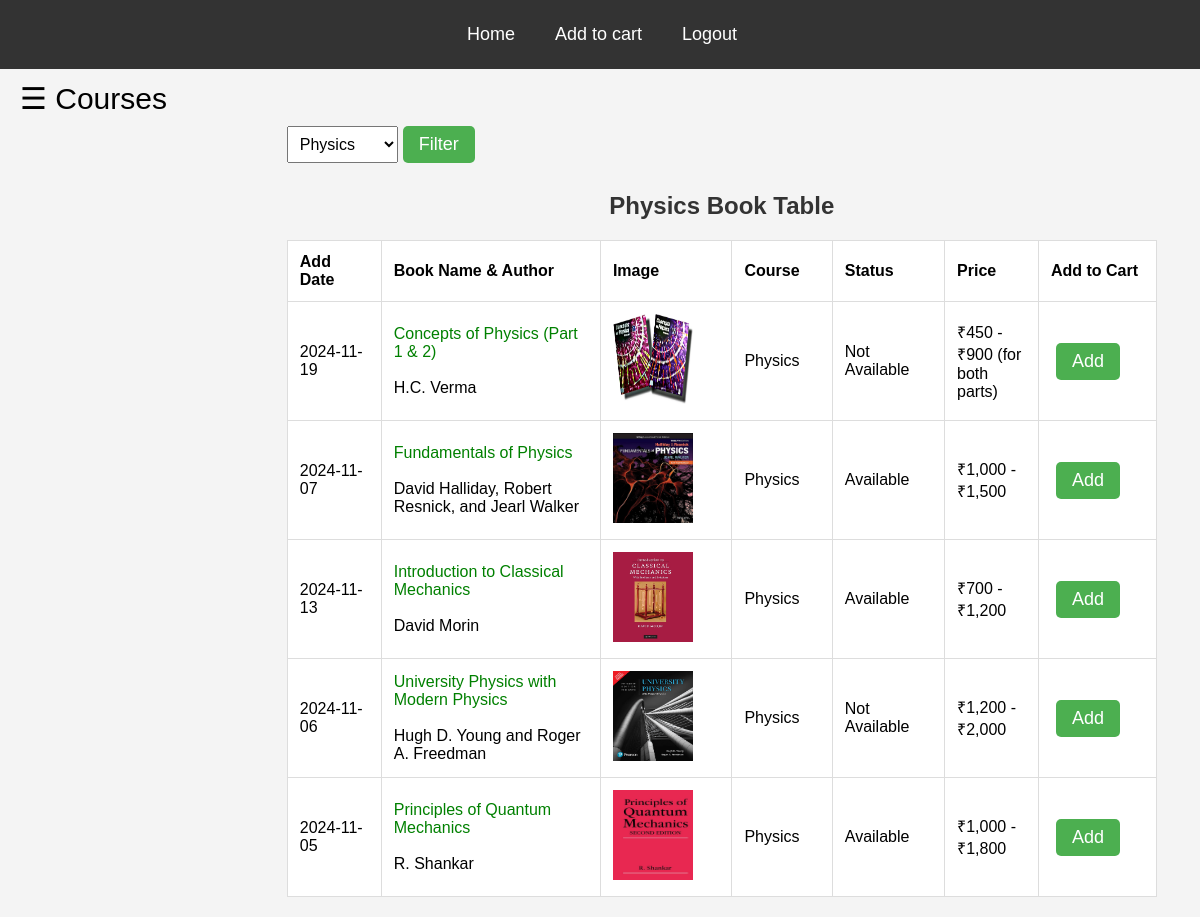
The app's page /book_store/index.php?course=Physics (signed in) with its own data.
### tables this page shows
CREATE TABLE `book_table` (
  `id` int(11) NOT NULL,
  `bookname` varchar(255) NOT NULL,
  `image` varchar(255) NOT NULL,
  `author` varchar(255) NOT NULL,
  `course` varchar(255) NOT NULL,
  `price` varchar(255) NOT NULL,
  `status` enum('Available','Not Available') NOT NULL,
  `date` date NOT NULL
);

### book_store/index.php (the view, shortened to what this page needs)
<?php
include 'conn.php';
$course = isset($_GET['course']) ? $_GET['course'] : 'MCA';
$sql = "SELECT * FROM book_table WHERE course = '$course'";
$result = $conn->query($sql);
?>
<!DOCTYPE html>
<html lang="en">
<head>
  <link rel="stylesheet" href="style1.css" />
</head>
<body>
  <div class="navbar">
    <a href="index.php">Home</a>
    <a href="addtocart.php">Add to cart</a>
    <a href="logout.php">Logout</a>
  </div>
  <div class="container">
    <div class="row">
      <div class="col-25">
        <h4>Courses</h4>
        <span style="font-size:30px;cursor:pointer" onclick="openNav()">&#9776; Courses</span>
      </div>
      <div class="col-75">
        <table>
          <form action="" method="get">
            <select name="course">
              <option value="Physics" <?php if ($course == 'Physics') echo 'selected'; ?>>Physics</option>
            </select>
            <button type="submit">Filter</button>
          </form>
          <h2><?php echo $course; ?> Book Table</h2>
          <tr>
            <th style="width: 50px;">Add Date</th>
            <th style="width: 150px;">Book Name & Author</th>
            <th style="width: 10px;">Image</th>
            <th style="width: 20px;">Course</th>
            <th style="width: 20px;">Status</th>
            <th style="width: 50px;">Price</th>
            <th style="width: 50px;">Add to Cart</th>
          </tr>
          <?php
          if ($result->num_rows > 0) {
            while ($row = $result->fetch_assoc()) {
              echo "<tr>";
              echo "<td>" . $row['date'] . "</td>";
              echo "<td>". "<span style=' color:green; ' > " . $row['bookname'] . "</span>". "<br> <br>" . $row['author'] . "</td>";
              echo "<td><img src='image/" . $row['image'] . "' alt='" . $row['bookname'] . "' width='80' height='90'></td>";
              echo "<td>" . $row['course'] . "</td>";
              echo "<td>" . $row['status'] . "</td>";
              echo "<td>" . $row['price'] . "</td>";
              echo "<td><form action='add_cart.php' method='post'>
                      <input type='hidden' name='book_id' value='" . $row['id'] . "'>
                      <button type='submit' name='add_to_cart'>Add</button>
                    </form></td>";
              echo "</tr>";
            }
          } else {
            echo "<tr><td colspan='7'>No books found for this course</td></tr>";
          }
          ?>
        </table>
      </div>
    </div>
  </div>
</body>
</html>

### book_store/style1.css (style rules this page uses)
body { font-family: "Lato", sans-serif; }
.navbar { overflow: hidden; background-color: #333; position: fixed; top: 0; width: 100%; margin-left: -8px; padding-left: 150px; }
.navbar a { float: left; display: block; color: #f2f2f2; text-align: center; padding: 14px 16px; text-decoration: none; font-size: 17px; }
.row .col-25 { max-width: 25%; }
.row .col-75 { max-width: 75%; margin-left: 23%; margin-right: 2%; }
table { border-collapse: collapse; width: 100%; margin-top: 20px; }
th, td { padding: 10px; text-align: left; border-bottom: 1px solid #DDD; }
h2 { color: blue; }
body { font-family: Arial, sans-serif; margin: 0; padding: 0; background-color: #f4f4f4; }
.navbar { background-color: #333; overflow: hidden; display: flex; justify-content: center; align-items: center; padding: 10px; }
.navbar a { color: white; text-align: center; padding: 14px 20px; text-decoration: none; display: block; font-size: 18px; }
.container { padding: 20px; }
h1, h2, h3 { color: #333; text-align: center; }
.col-25 { width: 25%; }
.col-75 { width: 75%; }
table { width: 100%; margin-top: 20px; border-collapse: collapse; }
table, th, td { border: 1px solid #ddd; text-align: left; }
th, td { padding: 12px; background-color: #fff; }
button { background-color: #4CAF50; color: white; padding: 8px 16px; border: none; cursor: pointer; border-radius: 5px; font-size: 18px; margin-left: 5px; }
select { padding: 8px; margin: 10px 0; font-size: 16px; }

### records on screen
book_table: date "2024-11-19", bookname "Concepts of Physics (Part 1 & 2)", author "H.C. Verma", image (picture), course "Physics", status "Not Available", price "₹450 - ₹900 (for both parts)"
book_table: date "2024-11-07", bookname "Fundamentals of Physics", author "David Halliday, Robert Resnick, and Jearl Walker", image (picture), course "Physics", status "Available", price "₹1,000 - ₹1,500"
book_table: date "2024-11-13", bookname "Introduction to Classical Mechanics", author "David Morin", image (picture), course "Physics", status "Available", price "₹700 - ₹1,200"
book_table: date "2024-11-06", bookname "University Physics with Modern Physics", author "Hugh D. Young and Roger A. Freedman", image (picture), course "Physics", status "Not Available", price "₹1,200 - ₹2,000"
book_table: date "2024-11-05", bookname "Principles of Quantum Mechanics", author "R. Shankar", image (picture), course "Physics", status "Available", price "₹1,000 - ₹1,800"

### other values on screen
$course "Physics"
